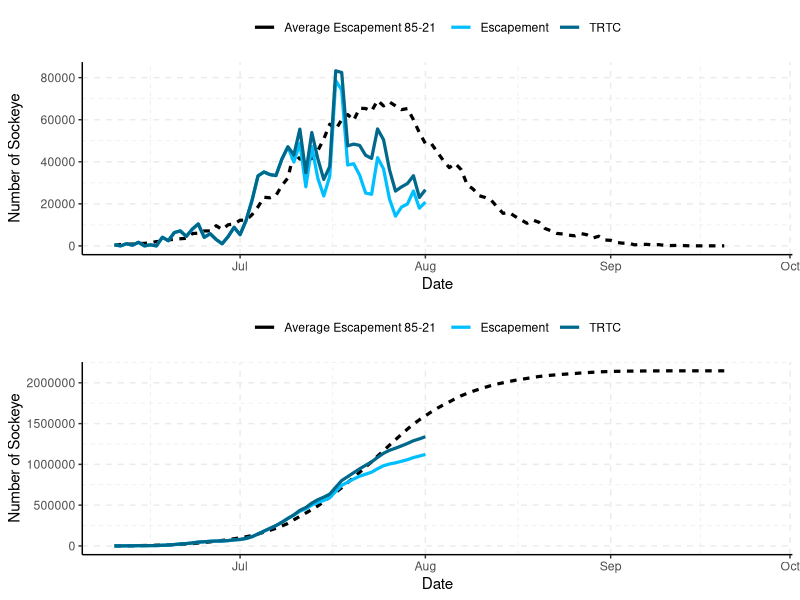
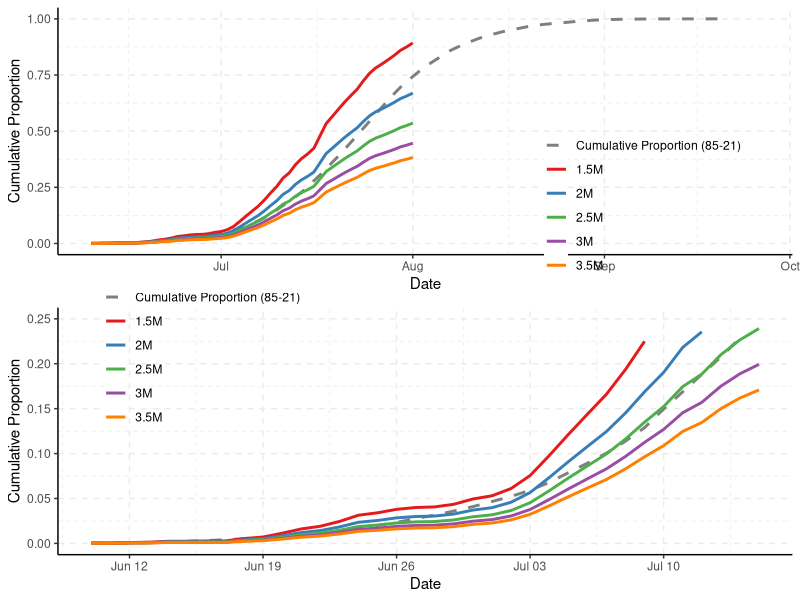
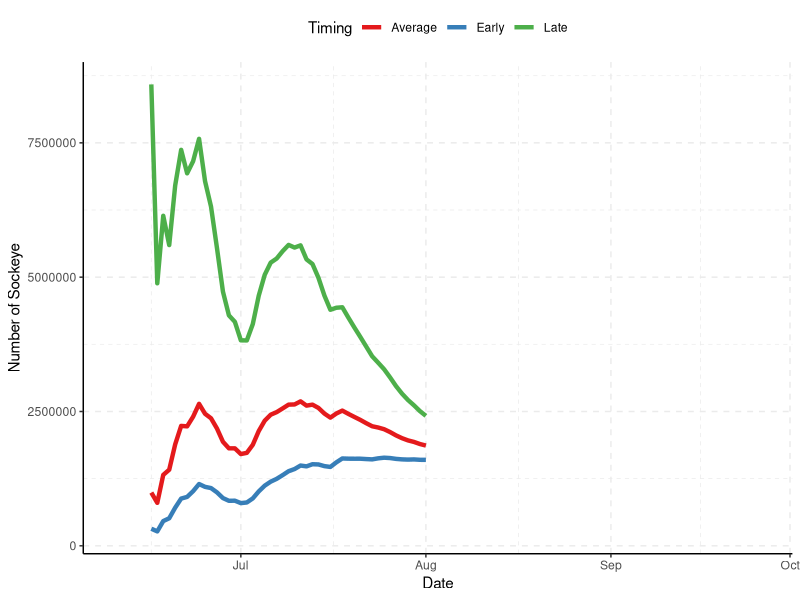

Here is the R script that generated these plots, in order:
## ---- chunk 1
knitr::opts_chunk$set(warning = FALSE, message = FALSE,echo=FALSE) 

## ---- chunk 2
library(tidyverse)
library(data.table)
library(readxl)
library(knitr)
library(ggpubr)

options(scipen=10000)
## ---- chunk 3
data<-read_excel("data/tyee and catch and fence in-season updates 2023.xlsx",sheet="Tyee")
data$Date<-as.Date(data$Date)
## ---- chunk 4
tyee.day<-as.Date("2023-07-03")
tyee.date<-"July 3"
fence.day<-as.Date("2023-07-03")
fence.date<-"July 3"
## ---- chunk 5
i<-match(tyee.day,data$Date)

average<-data$average[i]

e<-data$cumtyee[i]
t<-data$cumtrtc[i]
c<-data$cumcatch[i]

avgper<-round(data$Runtiming[i],3)*100
earlyper<-round(data$Runtiming[i+7],3)*100
lateper<-round(data$Runtiming[i-7],3)*100

#stat2<-data.frame(`Cumulative to Date`=c("Escapement Past Tyee","TRTC (Escapement+Catch)","Catch (preliminary"),`Number of Sockeye`=c(e,t,c))
#kable(stat2,caption=paste0("Cumulative escapement, TRTC, and catch to ",todate,"."))

stat3<-data.frame(`Cumulative to Date`=c("Escapement Past Tyee","TRTC (Escapement+Catch)","Catch (preliminary)"),`Number of Sockeye`=c(e,t,c),
                  `Run Timing`=c("Average","One week early","One week late"),`Percent Through`=c(avgper,earlyper,lateper))

kable(stat3,caption=paste0("Cumulative escapement, TRTC, and catch to ",tyee.date,"."))

## ---- chunk 6
escandtrtcdaily<-data%>%select(Date,Escapement=esctyee,TRTC=dailytrtc,`Average Escapement 85-21`=`ave85-21`)%>%
  pivot_longer(2:4,values_to="Number of Sockeye",names_to="Type")%>%
  mutate(lt=case_when(Type=="Escapement"|Type=="TRTC"~"2022",
                      Type=="Average Escapement 85-21"~"Average"))

t1<-ggplot(escandtrtcdaily,aes(x=Date,y=`Number of Sockeye`,color=Type,linetype=lt))+
  geom_line(size=1.1)+
  scale_color_manual(values=c("black","deepskyblue1","deepskyblue4"))+
  theme_classic()+
  grids(linetype = "dashed")+
  theme(legend.title = element_blank(),legend.position = "top")+
  guides(linetype="none")

escandtrtccum<-data%>%select(Date,Escapement=cumtyee,TRTC=cumtrtc,`Average Escapement 85-21`=`cum85-21`)%>%
  pivot_longer(2:4,values_to="Number of Sockeye",names_to="Type")%>%
  mutate(lt=case_when(Type=="Escapement"|Type=="TRTC"~"2022",
                      Type=="Average Escapement 85-21"~"Average"))

t2<-ggplot(escandtrtccum,aes(x=Date,y=`Number of Sockeye`,color=Type,linetype=lt))+
  geom_line(size=1.1)+
  scale_color_manual(values=c("black","deepskyblue1","deepskyblue4"))+
  theme_classic()+
  grids(linetype = "dashed")+
  theme(legend.title = element_blank(),legend.position = "top")+
  guides(linetype="none")
## ---- chunk 7

ggarrange(t1,t2,align="v",ncol=1)

## ---- chunk 8
i<-match(tyee.day,data$Date)

early<-data$early[i]
average<-data$average[i]
late<-data$late[i]

pcum<-data%>%select(Date,cumtrtc,`Cumulative Proportion (85-21)`=`pcum85-21`)%>%
  mutate(`1.5M`=cumtrtc/1500000,
         `2M`=cumtrtc/2000000,
         `2.5M`=cumtrtc/2500000,
         `3M`=cumtrtc/3000000,
         `3.5M`=cumtrtc/3500000)%>%
  select(-cumtrtc)%>%
  pivot_longer(2:7,names_to="Type",values_to="Cumulative Proportion")%>%
  mutate(Type=factor(Type,levels=c("Cumulative Proportion (85-21)","1.5M","2M","2.5M","3M","3.5M")))

cols<-RColorBrewer::brewer.pal(5, "Set1")

g1<-ggplot(pcum,aes(x=Date,y=`Cumulative Proportion`,color=Type,linetype=Type))+
  geom_line(size=1)+
  scale_colour_manual(values=c("grey50", cols))+
  scale_linetype_manual(values=c("dashed","solid","solid","solid","solid","solid"))+
  theme_classic()+
  grids(linetype = "dashed")+
  theme(legend.title=element_blank(),legend.position=c(.8,.2),legend.background = element_blank())

g2<-ggplot(pcum,aes(x=Date,y=`Cumulative Proportion`,color=Type,linetype=Type))+
  geom_line(size=1)+
  scale_colour_manual(values=c("grey50", cols))+
  scale_linetype_manual(values=c("dashed","solid","solid","solid","solid","solid"))+
  theme_classic()+
  grids(linetype = "dashed")+
  theme(legend.title=element_blank(),legend.position=c(.2,.8),legend.background = element_blank())+
  ylim(0,.25)+
  xlim(as.Date("2023-06-10"),as.Date("2023-07-15"))

ggarrange(g1,g2,align="v",ncol=1)

## ---- chunk 9

i<-match(tyee.day,data$Date)

early<-round(data$early[i],0)
average<-round(data$average[i],0)
late<-round(data$late[i],0)

stat1<-data.frame(`Run-Timing`=c("Early","Average","Late"),`Forecasted Final Run Size`=c(early,average,late))

kable(stat1,caption="Forecasted sockeye final TRTC based on early, average and late run-timing.")

## ---- chunk 10
tyeemodel<-data%>%select(Date,Early=early,Average=average,Late=late)%>%
  pivot_longer(2:4,values_to="Number of Sockeye",names_to="Timing")

ggplot(tyeemodel,aes(x=Date,y=`Number of Sockeye`,color=Timing))+
  geom_line(size=1.5)+
  scale_color_brewer(palette="Set1")+
  theme_classic()+
  grids(linetype = "dashed")+
  theme(legend.position = "top")
